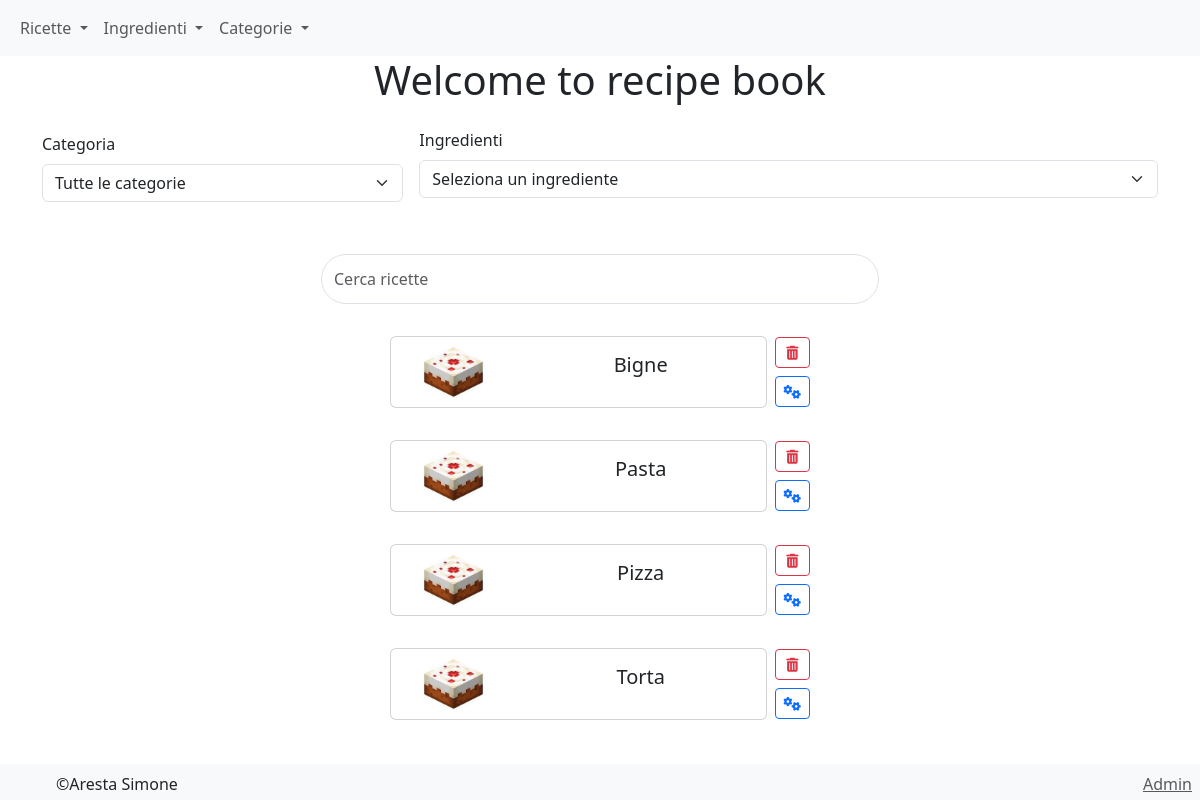
The app's page /, older data.
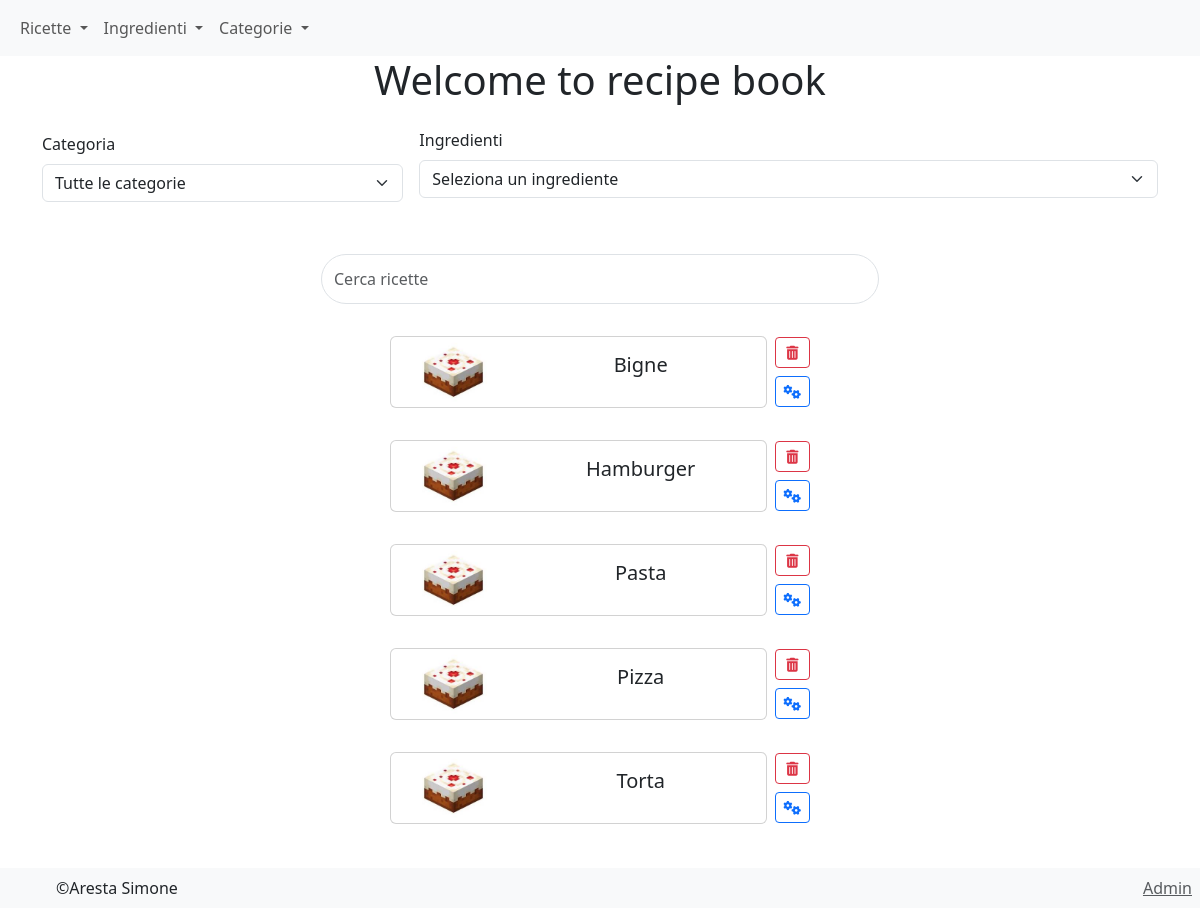
The same page, newer data.
### recipe/models.py (models this page shows, shortened)
class Recipe(models.Model):
    name = models.CharField(max_length=255)
    category = models.ForeignKey(Category, on_delete=models.CASCADE)
    preparation = models.TextField()
    image = models.ImageField(upload_to=product_image_path, blank=True, null=True)
    DIFFICULTIES = [
        ('easy', 'Facile'),
        ('medium', 'Media'),
        ('hard', 'Difficile'),
    ]
    COSTS = [
        ('low', 'Basso'),
        ('medium', 'Medio'),
        ('high', 'Alto'),
    ]
    difficult = models.CharField(max_length=255, choices=DIFFICULTIES)
    time_preparation = models.IntegerField(default=0) # Time of preparation in minutes
    cooking = models.IntegerField(default=0) # Time of cooking in minutes
    servings = models.IntegerField(default=0) # Number of servings
    cost = models.CharField(max_length=255, choices=COSTS) # Cost of the recipe
    date = models.DateTimeField(auto_now_add=True, editable=False, null=True)

### pages/views.py (the view)
# urls.py: path('', views.home_page, name='home_page'),
def home_page(request):
    recipes = Recipe.objects.all().order_by('name')
    categories = Category.objects.all().order_by('name')
    ingredients = Ingredient.objects.all().order_by('name')
    return render(request, 'pages/home_page.html', {
        'recipes': recipes,
        'categories': categories,
        'ingredients': ingredients,
    })

### pages/templates/pages/home_page.html (shortened to what this page needs)
{% extends 'base.html' %}
{% load static %}
{% block content %}
    {% block navbar %}
        <nav class="navbar navbar-expand-lg navbar-light bg-light">
            <div class="container-fluid">
                <ul class="navbar-nav">
                    <li class="nav-item dropdown">
                        <a class="nav-link dropdown-toggle" href="#" id="recipesDropdown" role="button" data-bs-toggle="dropdown" aria-expanded="false">
                            Ricette
                        </a>
                    </li>
                    <li class="nav-item dropdown">
                        <a class="nav-link dropdown-toggle" href="#" id="ingredientsDropdown" role="button" data-bs-toggle="dropdown" aria-expanded="false">
                            Ingredienti
                        </a>
                    </li>
                    <li class="nav-item dropdown">
                        <a class="nav-link dropdown-toggle" href="#" id="categoriesDropdown" role="button" data-bs-toggle="dropdown" aria-expanded="false">
                            Categorie
                        </a>
                    </li>
                </ul>
            </div>
        </nav>
    {% endblock %}
    <h1 class="text-center">Welcome to recipe book</h1>
    <div class="container mt-3">
        <div class="row g-3 align-items-center">
            <div class="col-md-4">
                <label for="categoryFilter" class="form-label">Categoria</label>
                <select id="categoryFilter" class="form-select">
                    <option value="">Tutte le categorie</option>
                </select>
            </div>
            <div class="col-md-8">
                <label for="ingredientSelect" class="form-label">Ingredienti</label>
                <select id="ingredientSelect" class="form-select">
                    <option value="">Seleziona un ingrediente</option>
                </select>
            </div>
        </div>
    </div>
    <div class="container text-center mt-5">
        <input class="form-control rounded-pill mx-auto mb-4" id="searchInput" style="width: 50%; height: 50px;" type="search" placeholder="Cerca ricette" aria-label="Search">
        {% for recipe in recipes %}
            <div class="d-flex justify-content-center mb-3 recipe-container"
                 data-category="{{ recipe.category.name }}"
                 data-ingredients="{% for ri in recipe.ingredients.all %}{{ ri.ingredient.name }}{% if not forloop.last %}, {% endif %}{% endfor %}">
                <div class="card my-2 rounded" onclick="window.location.href='{% url 'recipe:detail_recipe' recipe.pk %}'" style="flex:0.35;">
                    <div class="row g-0">
                        <div class="col-md-4 image-container">
                            <img src="{{ recipe.image.url }}" class="img-fluid rounded-start" alt="img" style="object-fit: contain; max-height: 70px">
                        </div>
                        <div class="col-md-8">
                            <div class="card-body">
                                <h5 class="card-title">{{ recipe.name }}</h5>
                            </div>
                        </div>
                    </div>
                </div>
                <div class="d-flex flex-column justify-content-center ms-2">
                    <a href="{% url 'recipe:delete_recipe' recipe.pk %}" class="btn btn-outline-danger btn-sm mb-2">
                        <i class="fas fa-trash-alt"></i>
                    </a>
                    <a href="{% url 'recipe:update_recipe' recipe.pk %}" class="btn btn-outline-primary btn-sm">
                        <i class="fas fa-cogs"></i>
                    </a>
                </div>
            </div>
        {% endfor %}
    </div>
    {% include 'footer.html' %}
{% endblock %}

Row changes from the older to the newer data that the page shows:
added Recipe: image (picture), name "Hamburger"
